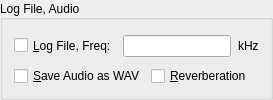
        <widget class="QGroupBox" name="GroupBoxLogFileSaveData">
         <property name="sizePolicy">
          <sizepolicy hsizetype="Minimum" vsizetype="Minimum">
           <horstretch>0</horstretch>
           <verstretch>0</verstretch>
          </sizepolicy>
         </property>
         <property name="title">
          <string>Log File, Audio</string>
         </property>
         <property name="alignment">
          <set>Qt::AlignLeading|Qt::AlignLeft|Qt::AlignVCenter</set>
         </property>
         <layout class="QVBoxLayout" name="verticalLayout_5">
          <item>
           <layout class="QHBoxLayout" name="horizontalLayout_3">
            <item>
             <widget class="QCheckBox" name="CheckBoxWriteLog">
              <property name="sizePolicy">
               <sizepolicy hsizetype="Minimum" vsizetype="Minimum">
                <horstretch>0</horstretch>
                <verstretch>0</verstretch>
               </sizepolicy>
              </property>
              <property name="text">
               <string>&amp;Log File, Freq:</string>
              </property>
             </widget>
            </item>
            <item>
             <layout class="QVBoxLayout" name="verticalLayout_4">
              <property name="spacing">
               <number>0</number>
              </property>
              <item>
               <widget class="QWidget" name="widget" native="true">
                <property name="sizePolicy">
                 <sizepolicy hsizetype="Minimum" vsizetype="Minimum">
                  <horstretch>0</horstretch>
                  <verstretch>0</verstretch>
                 </sizepolicy>
                </property>
               </widget>
              </item>
              <item>
               <widget class="QLineEdit" name="EdtFrequency">
                <property name="sizePolicy">
                 <sizepolicy hsizetype="Minimum" vsizetype="Minimum">
                  <horstretch>0</horstretch>
                  <verstretch>0</verstretch>
                 </sizepolicy>
                </property>
                <property name="maxLength">
                 <number>32767</number>
                </property>
               </widget>
              </item>
              <item>
               <widget class="QWidget" name="widget_2" native="true">
                <property name="sizePolicy">
                 <sizepolicy hsizetype="Minimum" vsizetype="Minimum">
                  <horstretch>0</horstretch>
                  <verstretch>0</verstretch>
                 </sizepolicy>
                </property>
               </widget>
              </item>
             </layout>
            </item>
            <item>
             <widget class="QLabel" name="TextLabel1_3">
              <property name="sizePolicy">
               <sizepolicy hsizetype="Minimum" vsizetype="Minimum">
                <horstretch>0</horstretch>
                <verstretch>0</verstretch>
               </sizepolicy>
              </property>
              <property name="text">
               <string>kHz</string>
              </property>
              <property name="wordWrap">
               <bool>false</bool>
              </property>
              <property name="indent">
               <number>1</number>
              </property>
             </widget>
            </item>
            <item>
             <spacer name="horizontalSpacer">
              <property name="orientation">
               <enum>Qt::Horizontal</enum>
              </property>
              <property name="sizeHint" stdset="0">
               <size>
                <width>0</width>
                <height>10</height>
               </size>
              </property>
             </spacer>
            </item>
           </layout>
          </item>
          <item>
           <layout class="QHBoxLayout" name="_28">
            <property name="spacing">
             <number>6</number>
            </property>
            <property name="margin">
             <number>0</number>
            </property>
            <item>
             <widget class="QCheckBox" name="CheckBoxSaveAudioWave">
              <property name="text">
               <string>&amp;Save Audio as WAV</string>
              </property>
             </widget>
            </item>
            <item>
             <widget class="QCheckBox" name="CheckBoxReverb">
              <property name="text">
               <string>&amp;Reverberation</string>
              </property>
             </widget>
            </item>
           </layout>
          </item>
         </layout>
        </widget>
